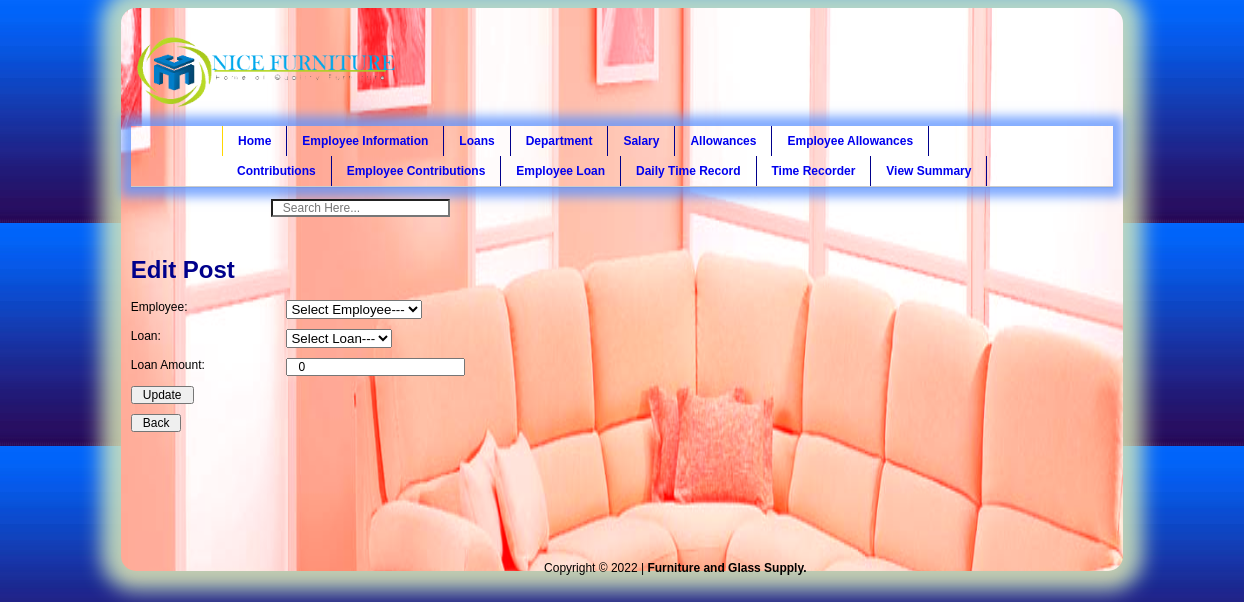
/php_files/edit_employee_loan.php?id=1, run on an earlier commit of the app's database.
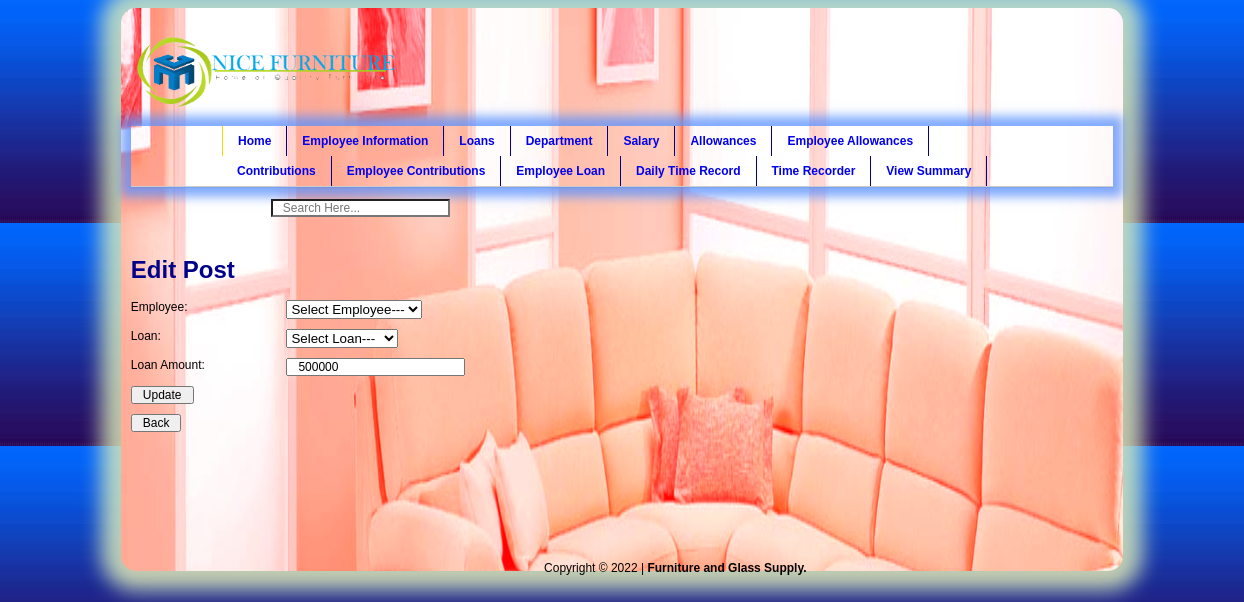
And on a later commit of the database.
### tables this page shows
CREATE TABLE IF NOT EXISTS `employee_loan` (
  `employee_loan_id` int(11) NOT NULL,
  `employee_id` varchar(100) NOT NULL,
  `loan_id` varchar(100) NOT NULL,
  `loan_amount` int(10) NOT NULL
);

### config.php (called while the page is built, shortened)
<?php
$BASE_URL="http://localhost/pay_system.com/";
?>

### php_files/edit_employee_loan.php (the view, shortened to what this page needs)
<link rel="stylesheet" type="text/css" href="../css/style.css" />
<?php
include('../config.php');
include('header.php');
?>
<?php
if(isset($_GET['id'])){
    $id=$_GET['id'];
    $qry=mysqli_query($CON, "Select * from employee_loan where employee_loan_id='$id'");
    while($row=mysqli_fetch_array($qry)){
        $employee_id=$row['employee_id'];
        $loan_id=$row['loan_id'];
        $loan_amount=$row['loan_amount'];
?>
<div class="divTable">
<div class="divRow">
<div class="divColumn50"><h1>Edit Post</h1></div>
</div>
<form action="" method="post" enctype="multipart/form-data" name="insertform">
<div class="divRow">
<div class="divColumn">Employee:</div>
<div class="divColumn50"><select id="employee_id" name="employee_id">
<option value="<?php echo $employee_id; ?>">Select Employee---</option>
<?php
$sql="SELECT * FROM `employee_info`";
$qry=mysqli_query($CON, $sql);
?>
</select></div>
</div>
<div class="divRow">
<div class="divColumn">Loan:</div>
<div class="divColumn50"><select id="loan_id" name="loan_id">
<option value="<?php echo $loan_id; ?>">Select Loan---</option>
<?php
$sql="SELECT * FROM `loan`";
$qry=mysqli_query($CON, $sql);
?>
</select></div>
</div>
<div class="divRow">
<div class="divColumn">Loan Amount:</div>
<div class="divColumn50"><input type="text" name="txtLoanAmount" value="<?php echo $loan_amount; ?>" /></div>
</div>
<div class="divRow">
<div class="divColumn"><input type="submit" name="update" value="Update" /></div>
</div>
<div class="divRow">
<div class="divColumn"><input type="submit" name="back" value="Back" /></div>
</div>
</form>
<?php }
}
?>
</div>
<?php include('footer.php'); ?>

### php_files/header.php (shortened to what this page needs)
<!DOCTYPE HTML>
<html>
<head>
<link rel="stylesheet" type="text/css" href="css/style.css" />
<link rel="stylesheet" href="https://ajax.googleapis.com/ajax/libs/jqueryui/1.11.4/themes/smoothness/jquery-ui.css">
</head>
<body>
<div id="container">
<h1>
<a href="<?php ?>index.php?page=home">
<img class="img-responsive" src="./css/container_image/header/gallega2.png" width="268" height="50" />
</a>
</h1>
<div id="nav">
<ul>
<li><a href="<?php ?>index.php?page=home">Home</a></li>
<li><a href="<?php ?>index.php?page=employee_info">Employee Information</a></li>
<li><a href="<?php ?>index.php?page=loan">Loans</a></li>
<li><a href="<?php ?>index.php?page=department">Department</a></li>
<li><a href="<?php ?>index.php?page=salary">Salary</a></li>
<li><a href="<?php ?>index.php?page=allowance">Allowances</a></li>
<li><a href="<?php ?>index.php?page=employee_allowance">Employee Allowances</a></li>
<li><a href="<?php ?>index.php?page=contribution">Contributions</a></li>
<li><a href="<?php ?>index.php?page=employee_contribution">Employee Contributions</a></li>
<li><a href="<?php ?>index.php?page=employee_loan">Employee Loan</a></li>
<li><a href="<?php ?>index.php?page=attendance">Daily Time Record</a></li>
<li><a href="<?php ?>index.php?page=time_recorder">Time Recorder</a></li>
<li><a href="<?php ?>index.php?page=view_summary">View Summary</a></li>
</ul>
</div>
<form action="<?php echo $BASE_URL;?>index.php?page=searching" class="txtSearch" id="txtSearch" name="txtSearch" method="post">
<div>
<div><input type="text" placeholder="Search Here..." id="txtsearch" name="txtsearch" class="txtSearch2" /></div>
<div><button type="submit" name="btnSubmit" class="content_search_button"></button></div>
</div>
</form>

### php_files/footer.php (shortened to what this page needs)
<div class="divTable" id="footer">
<div class="divRow">
<div class="divColumn50">Copyright &copy; <?php echo date("Y"); ?> | <strong>Furniture and Glass Supply.</strong></div>
</div>
</div>
</div>
</body>
</html>

### css/style.css (style rules this page uses)
body { font-family: arial; font-size: 12px; font-weight: normal; background-image: url('background-image/image.png'); }
h1,h2 { color: darkblue; font-family: arial; }
#container { margin-left: auto; margin-right: auto; width: 80%; position: relative; background-color: red; background-image: url('living_room.jpg'); background-size: 1099px 1400px; background-repeat: no-repeat; background-blend-mode: screen; padding: 10px; border-radius: 15px; box-shadow: 0 0 20px 20px rgba(224, 242, 186, 0.8), 0 10px 10px rgba(248, 87, 87, 0.2); outline: none; }
.divTable { width: inherit; display: block; }
.divRow { width: 99%; display: block; clear: both; }
.divColumn { float: left; display: block; width: 20%; }
.divColumn50 { float: left; display: block; width: 50%; }
#nav { width: 100%; float: left; margin: 0 0 1em 0; padding: 0; border-bottom: 1px solid #ccc; box-shadow: 0 0 10px 10px rgba(88, 144, 255, .75), 0 1px 1px rgba(0, 0, 0, .15); outline: none; }
#nav ul { list-style: none; width: 800px; margin: 0 auto; padding: 0; }
#nav li { float: left; }
#nav li a { display: block; padding: 8px 15px; text-decoration: none; font-weight: bold; border-right: 1px solid darkblue; }
#nav li:first-child a { border-left: 1px solid gold; }
.txtSearch { margin-left: 850px; }
#txtsearch { margin-left: 70px; }
input { margin-bottom: 10px; font-size: 12px; padding: 0 10px; vertical-align: baseline; }
select { margin-bottom: 10px; }
#footer { text-align: center; margin-bottom: 1%; margin-top: 15%; margin-left: 350px; }
.txtSearch2 { margin-left: 85%; background-image: none !important; }
.content_search_button { position: absolute; top: 0; right: 0.20833em; border: 0; padding: 0; width: 2.66667em; height: 2.66667em; line-height: 1; font-size: 1.5em; outline: 0; background: transparent; cursor: pointer; }
.img-responsive { display: block; max-width: 100%; height: auto; }

What changed in the data, as far as the page shows it:
changed employee_loan: txtLoanAmount "0" → "500000"
